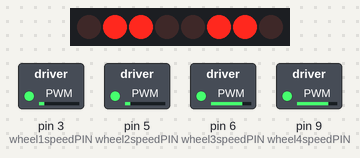
The sketch below on a simulated Arduino Uno, built with avr-gcc and run on an emulated ATmega328P. On the bench: 8 shift-register outputs drawn as a row of LEDs (first output left, lit = HIGH), switched loads named in the sketch (green lamp = pin HIGH). Wiring (inferred from the names in the program): shift register (74HC595): data pin 2; shift clock pin 7; latch pin 4. Wiring (inferred from the signals the program sends): row of LEDs: on Q0, Q1, Q2, Q3, Q4, Q5, Q6, Q7. Pins used as bus, display or sensor lines are not drawn.

Above: at 3.1 s.
Timing chart, 0 to 6.7 s (numbered marks = the images above):
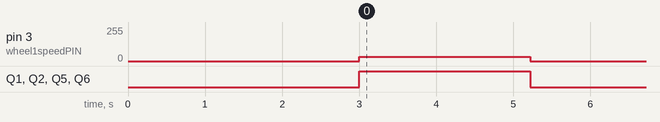

Measured:
- by itself, Q1, Q2, Q5, Q6: HIGH → LOW at 5.2 s

The sketch:

Car_Arduino.ino
```cpp
# include <SoftwareSerial.h>


//12v Input

SoftwareSerial BT(11, 10); //HC-05 PIN, RX10,TX11

// constant
const int iend = 60;    //end command
const int speed_max = 100;  //speed max
const int speed_min = 40;   //speed_min
const int joystick_max = 50;
const int wheel1speedPIN = 3
                           , wheel2speedPIN = 5
                               , wheel3speedPIN = 6
                                   , wheel4speedPIN = 9; //controll motor speed
const int data = 2, big = 4, push = 7;

//variable
int cmmd[10];   //command
int insize;   //detect Bluetooth available
float vx, vy, d ;   //the data from phone, vx vx distance
int i = 0;

float v2, v1, v3, v4; // speed of four wheel
int arnd = 0; // 0: do not turn around;
//1: turn  clockwise;
//-1: turn counterclockwise

int three_to_eight[8] = {0, 0, 0, 0, 0, 0, 0, 0}; //3 to 8 data

float Move_vy;
float Move_vx;

//function
void Stop();
int convert(int n);   //convert the value arduino receive
void get_value();   // get the value from phone
void translate();   //translate the value if the speed is lower than limit

void wheel(int wheel_num, int wheel_direction , int wheelspeed);
void  putsomething(int put_way);
void HC595();   //controll all

void auto_wheel(float v1, float v2, float v3, float v4);    //give four wheels speed
void mecanumRun(float xSpeed, float ySpeed, float aSpeed);    //control mecanum


void Move_line(float v, float theta, float t);  //moving, v, direction: theta(360'), time: sec
void Move_Square(float v, float r);   //draw a square with speeed : v, side length:r
void Move_Circle(float v, float r);    //draw a circle with speeed : v, side length:r


void setup() {

  Serial.begin(9600);
  BT.begin(9600);
  pinMode(data, OUTPUT);
  pinMode(big, OUTPUT);
  pinMode(push, OUTPUT);
  pinMode(wheel1speedPIN, OUTPUT);
  pinMode(wheel2speedPIN, OUTPUT);
  pinMode(wheel3speedPIN, OUTPUT);
  pinMode(wheel4speedPIN, OUTPUT);

  //test

  delay(3000);
  /*
    mecanumRun(0, 0, 150);
    delay(2000);
    mecanumRun(0, 0, 0);
  */

  //Move_line(100, 0, 1);   //test1
  //Move_Square(100, 15);   //test2
  Move_Circle(130, 1);


}


void loop() {

  //Move_line(50, 90, 1);   //test1


  /*
    get_value();
    wheel(1, (v1 / abs(v1)), abs(v1));
    wheel(2, (v2 / abs(v2)), abs(v2));
    wheel(3, (v3 / abs(v3)), abs(v3));
    wheel(4, (v4 / abs(v4)), abs(v4));
  */

}


//=====================

float theta_angle(float a)
{
  return ( a = a * 2 * M_PI / 360 );
}

void mecanumRun(float xSpeed, float ySpeed, float aSpeed)
{
  float k = sin(theta_angle(45)) ;  //k=sin45'
  float n = 1 ; //n=L*cos(α/2 +45')
  xSpeed = xSpeed / k;
  ySpeed = ySpeed / k;
  aSpeed = aSpeed / n;

  float speed1 = ( xSpeed + ySpeed - aSpeed) / 4;
  float speed2 = (-xSpeed + ySpeed + aSpeed) / 4;
  float speed3 = (-xSpeed + ySpeed - aSpeed) / 4;
  float speed4 = ( xSpeed + ySpeed + aSpeed) / 4;

  float max = speed1;
  if (max < speed2)   max = speed2;
  if (max < speed3)   max = speed3;
  if (max < speed4)   max = speed4;

  if (max > speed_max)
  {
    speed1 = speed1 / max * speed_max;
    speed2 = speed2 / max * speed_max;
    speed3 = speed3 / max * speed_max;
    speed4 = speed4 / max * speed_max;
  }
  auto_wheel(speed1, speed2, speed3, speed4);
}


void Move_Circle(float v, float r) {

  float tn = 46;
  float xSpeed = v;   //v=rw, w=v/r
  float aSpeed = v / r;
  float ySpeed = 0;
  float T = tn * 2 * M_PI / aSpeed ; // T=2pi/w

  mecanumRun(xSpeed, ySpeed, aSpeed);

  delay(T * 1000);
  auto_wheel(0, 0, 0, 0);
}

void Move_Square(float v, float r) {
  const float k = 5;  // proportion constant
  float t = k * r / v;

  Move_line(v, 0, t);  //right
  delay(500);
  Move_line(v, -90, t);  //back
  delay(500);
  Move_line(v, 180, t);  //left
  delay(500);
  Move_line(v, 90, t);   //forward
}

void Move_line(float v, float theta, float t) {
  /*
    Serial.println(theta);
    Serial.println(Move_vx);
    Serial.println(Move_vy);
  */
  theta = theta_angle(theta);

  Move_vx = v * cos(theta);
  Move_vy = v * sin(theta);
  /*
    Serial.println(theta);
    Serial.println(Move_vx);
    Serial.println(Move_vy);
  */

  mecanumRun(Move_vx, Move_vy, 0 );

  delay(t * 1000);
  auto_wheel(0, 0, 0, 0); //stop
}


void auto_wheel(float v1, float v2, float v3, float v4) {
  wheel(1, (v1 / abs(v1)), abs(v1));
  wheel(2, (v2 / abs(v2)), abs(v2));
  wheel(3, (v3 / abs(v3)), abs(v3));
  wheel(4, (v4 / abs(v4)), abs(v4));
}


void Stop() {
  vx = vy = arnd = 0;
}

int convert(int n)
{
  if (n > 50)
    return (n - 256);
  return (n);
}

void get_value()
{

  // get the bluetooth texts
  while (((insize = (BT.available())) > 0 ) && (cmmd[i] = (BT.read())) != iend)
  {
    i ++;
  }

  //One command has done
  if ((cmmd[i] ) == iend)
  {
    BT.read();  // clear 0 after list
    i = 0;

    // discriminate command
    switch (cmmd[0])    //first letter is S or J or T
    {
      case 'S':
        Stop();
        break;
      case 'J':   //J
        if (cmmd[1] == 'X')
        {
          vx = convert(cmmd[2]);
        }
        if (cmmd[3] == 'Y')
        {
          vy = convert(cmmd[4]);
        }
        if (cmmd[5] == 'D')
        {
          d = cmmd[6];
        }

      case 'T':    //T
        switch (cmmd[1])
        {
          case 'R':  //TR
            arnd = 1;


            break;
          case 'L':  //TL
            arnd = -1;
            break;
        }
        break;
    }
  }

  // change the vlue for machine
  if (arnd == 0) // don't need turn around
  {
    v1 = v3  = speed_max * ((vx + vy) / 2 / joystick_max );
    v2 = v4 = speed_max * ((vy - vx) / 2 / joystick_max );
    translate();

  }

  else if (arnd == 1)  //clockwise
  {
    v1  = v4 = speed_max / 2;
    v3 =  v2 = -speed_max / 2;
    // Serial.println("TR");

  }

  else if (arnd == -1) //counterclockwise
  {
    v1 = v4 = -speed_max / 2;
    v3 = v2 = speed_max / 2;
    // Serial.println("TL");

  }

}

void translate() {
  if (abs(v1) < speed_min && v1 != 0) {

    v2 = v4 = speed_min * (v2 / v1) * (abs(v2 * v1) / int(v2 * v1)) * (abs(v2) / int(v2));
    //Ratio    //offset positive or negative      //return p. or n.
    v1 = v3 = speed_min * (abs(v1) / int(v1));
    //return p. or n.
  }

  if (abs(v2) < speed_min && v2 != 0) {
    v1 = v3 = speed_min * (v1 / v2) * (abs(v2 * v1) / int(v2 * v1)) * (abs(v1) / int(v1));
    //Ratio    //offset positive or negative      //return p. or n.
    v2 = v4 = speed_min * (abs(v2) / int(v2));
    //return p. or n.
  }
  v1 = v3 = int(v1);
  v2 = v4 = int(v2);
}

/*
  IN1 IN2 Status
  1    0  +
  0    1  -
  0    0  Stop
*/

//12v Input


void wheel(int wheel_num, int wheel_dir , int wheelspeed) {

  //Motor 1
  if (wheel_num == 1) {
    if (wheel_dir == 1) {
      three_to_eight[2] = 1;
      three_to_eight[3] = 0;
      analogWrite(wheel2speedPIN, map(wheelspeed, 0, 100, 0, 255));
    }
    if (wheel_dir == -1) {
      three_to_eight[2] = 0;
      three_to_eight[3] = 1;
      analogWrite(wheel2speedPIN, map(wheelspeed, 0, 100, 0, 255));
    }
    if (wheel_dir == 0) {
      three_to_eight[2] = 0;
      three_to_eight[3] = 0;
      analogWrite(wheel1speedPIN, 0);
    }
  }

  //Motor 2
  if (wheel_num == 2) {
    if (wheel_dir == 1) {
      three_to_eight[0] = 1;
      three_to_eight[1] = 0;
      analogWrite(wheel1speedPIN, map(wheelspeed, 0, 100, 0, 255));
    }
    if (wheel_dir == -1) {
      three_to_eight[0] = 0;
      three_to_eight[1] = 1;
      analogWrite(wheel1speedPIN, map(wheelspeed, 0, 100, 0, 255));
    }
    if (wheel_dir == 0) {
      three_to_eight[0] = 0;
      three_to_eight[1] = 0;
      analogWrite(wheel1speedPIN, 0);
    }
  }

  //Motor 3
  if (wheel_num == 3) {
    if (wheel_dir == 1) {
      three_to_eight[4] = 1;
      three_to_eight[5] = 0;
      analogWrite(wheel3speedPIN, map(wheelspeed, 0, 100, 0, 255));
    }
    if (wheel_dir == -1) {
      three_to_eight[4] = 0;
      three_to_eight[5] = 1;
      analogWrite(wheel3speedPIN, map(wheelspeed, 0, 100, 0, 255));
    }
    if (wheel_dir == 0) {
      three_to_eight[4] = 0;
      three_to_eight[5] = 0;
      analogWrite(wheel1speedPIN, 0);
    }
  }
  //Motor 4
  if (wheel_num == 4) {
    if (wheel_dir == 1) {
      three_to_eight[6] = 1;
      three_to_eight[7] = 0;
      analogWrite(wheel4speedPIN, map(wheelspeed, 0, 100, 0, 255));
    }
    if (wheel_dir == -1) {
      three_to_eight[6] = 0;
      three_to_eight[7] = 1;
      analogWrite(wheel4speedPIN, map(wheelspeed, 0, 100, 0, 255));
    }
    if (wheel_dir == 0) {
      three_to_eight[6] = 0;
      three_to_eight[7] = 0;
      analogWrite(wheel1speedPIN, 0);
    }
  }
  HC595();
  // Serial.println(wheel_dir);
}

void HC595() {
  for (int HC595_i = 7 ; HC595_i > -1; HC595_i--) {
    putsomething(three_to_eight[HC595_i]);
  }
  digitalWrite(big, 1);
  digitalWrite(big, 0);
}
void  putsomething(int wheel_status) {
  digitalWrite(data, wheel_status);
  digitalWrite(push, 1);
  digitalWrite(push, 0);
}
```
